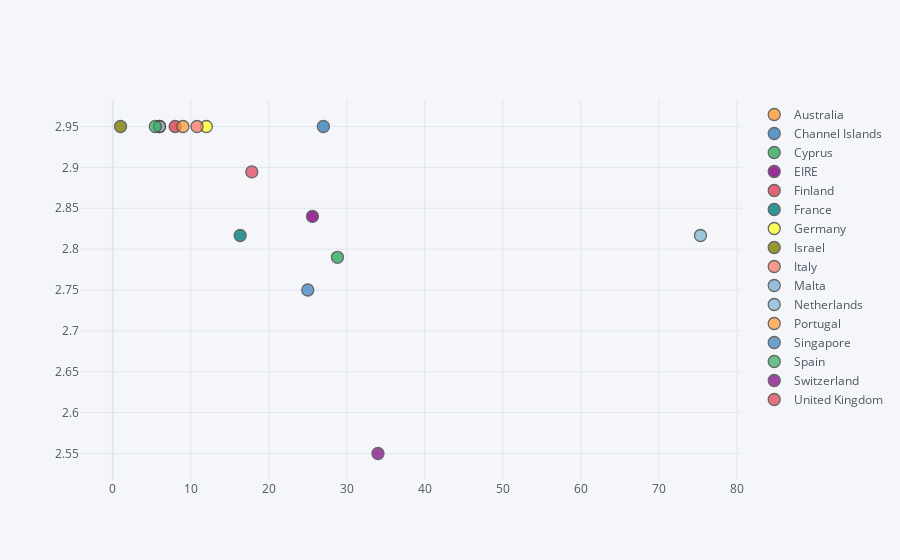

Notebook cell for this chart:
### Code cell
data3.iplot(x = 'Quantity',
            y = 'UnitPrice',
            categories = 'Country')

### Figure 1 — Plotly figure (JSON) as saved in the notebook; plotly's stock layout.template omitted (floating-point values rounded to 4 significant figures)
{"data": [{"marker": {"color": "rgba(255, 153, 51, 1.0)", "line": {"width": 1.3}, "opacity": 0.8, "size": 12, "symbol": "circle"}, "mode": "markers", "name": "Australia", "textfont": {"color": "#4D5663"}, "type": "scatter", "x": [6], "y": [2.95]}, {"marker": {"color": "rgba(55, 128, 191, 1.0)", "line": {"width": 1.3}, "opacity": 0.8, "size": 12, "symbol": "circle"}, "mode": "markers", "name": "Channel Islands", "textfont": {"color": "#4D5663"}, "type": "scatter", "x": [27], "y": [2.95]}, {"marker": {"color": "rgba(50, 171, 96, 1.0)", "line": {"width": 1.3}, "opacity": 0.8, "size": 12, "symbol": "circle"}, "mode": "markers", "name": "Cyprus", "textfont": {"color": "#4D5663"}, "type": "scatter", "x": [28.8], "y": [2.79]}, {"marker": {"color": "rgba(128, 0, 128, 1.0)", "line": {"width": 1.3}, "opacity": 0.8, "size": 12, "symbol": "circle"}, "mode": "markers", "name": "EIRE", "textfont": {"color": "#4D5663"}, "type": "scatter", "x": [25.6], "y": [2.84]}, {"marker": {"color": "rgba(219, 64, 82, 1.0)", "line": {"width": 1.3}, "opacity": 0.8, "size": 12, "symbol": "circle"}, "mode": "markers", "name": "Finland", "textfont": {"color": "#4D5663"}, "type": "scatter", "x": [8], "y": [2.95]}, {"marker": {"color": "rgba(0, 128, 128, 1.0)", "line": {"width": 1.3}, "opacity": 0.8, "size": 12, "symbol": "circle"}, "mode": "markers", "name": "France", "textfont": {"color": "#4D5663"}, "type": "scatter", "x": [16.33], "y": [2.817]}, {"marker": {"color": "rgba(255, 255, 51, 1.0)", "line": {"width": 1.3}, "opacity": 0.8, "size": 12, "symbol": "circle"}, "mode": "markers", "name": "Germany", "textfont": {"color": "#4D5663"}, "type": "scatter", "x": [12], "y": [2.95]}, {"marker": {"color": "rgba(128, 128, 0, 1.0)", "line": {"width": 1.3}, "opacity": 0.8, "size": 12, "symbol": "circle"}, "mode": "markers", "name": "Israel", "textfont": {"color": "#4D5663"}, "type": "scatter", "x": [1], "y": [2.95]}, {"marker": {"color": "rgba(251, 128, 114, 1.0)", "line": {"width": 1.3}, "opacity": 0.8, "size": 12, "symbol": "circle"}, "mode": "markers", "name": "Italy", "textfont": {"color": "#4D5663"}, "type": "scatter", "x": [10.8], "y": [2.95]}, {"marker": {"color": "rgba(128, 177, 211, 1.0)", "line": {"width": 1.3}, "opacity": 0.8, "size": 12, "symbol": "circle"}, "mode": "markers", "name": "Malta", "textfont": {"color": "#4D5663"}, "type": "scatter", "x": [6], "y": [2.95]}, {"marker": {"color": "rgba(128, 177, 211, 0.8999999999999999)", "line": {"width": 1.3}, "opacity": 0.8, "size": 12, "symbol": "circle"}, "mode": "markers", "name": "Netherlands", "textfont": {"color": "#4D5663"}, "type": "scatter", "x": [75.33], "y": [2.817]}, {"marker": {"color": "rgba(255, 153, 51, 0.8999999999999999)", "line": {"width": 1.3}, "opacity": 0.8, "size": 12, "symbol": "circle"}, "mode": "markers", "name": "Portugal", "textfont": {"color": "#4D5663"}, "type": "scatter", "x": [9], "y": [2.95]}, {"marker": {"color": "rgba(55, 128, 191, 0.8999999999999999)", "line": {"width": 1.3}, "opacity": 0.8, "size": 12, "symbol": "circle"}, "mode": "markers", "name": "Singapore", "textfont": {"color": "#4D5663"}, "type": "scatter", "x": [25], "y": [2.75]}, {"marker": {"color": "rgba(50, 171, 96, 0.8999999999999999)", "line": {"width": 1.3}, "opacity": 0.8, "size": 12, "symbol": "circle"}, "mode": "markers", "name": "Spain", "textfont": {"color": "#4D5663"}, "type": "scatter", "x": [5.455], "y": [2.95]}, {"marker": {"color": "rgba(128, 0, 128, 0.8999999999999999)", "line": {"width": 1.3}, "opacity": 0.8, "size": 12, "symbol": "circle"}, "mode": "markers", "name": "Switzerland", "textfont": {"color": "#4D5663"}, "type": "scatter", "x": [34], "y": [2.55]}, {"marker": {"color": "rgba(219, 64, 82, 0.8999999999999999)", "line": {"width": 1.3}, "opacity": 0.8, "size": 12, "symbol": "circle"}, "mode": "markers", "name": "United Kingdom", "textfont": {"color": "#4D5663"}, "type": "scatter", "x": [17.82], "y": [2.894]}], "layout": {"autosize": true, "legend": {"bgcolor": "#F5F6F9", "font": {"color": "#4D5663"}}, "paper_bgcolor": "#F5F6F9", "plot_bgcolor": "#F5F6F9", "title": {"font": {"color": "#4D5663"}}, "xaxis": {"autorange": true, "gridcolor": "#E1E5ED", "range": [-4.248, 80.58], "showgrid": true, "tickfont": {"color": "#4D5663"}, "title": {"font": {"color": "#4D5663"}, "text": ""}, "type": "linear", "zerolinecolor": "#E1E5ED"}, "yaxis": {"autorange": true, "gridcolor": "#E1E5ED", "range": [2.505, 2.995], "showgrid": true, "tickfont": {"color": "#4D5663"}, "title": {"font": {"color": "#4D5663"}, "text": ""}, "type": "linear", "zerolinecolor": "#E1E5ED"}}}
